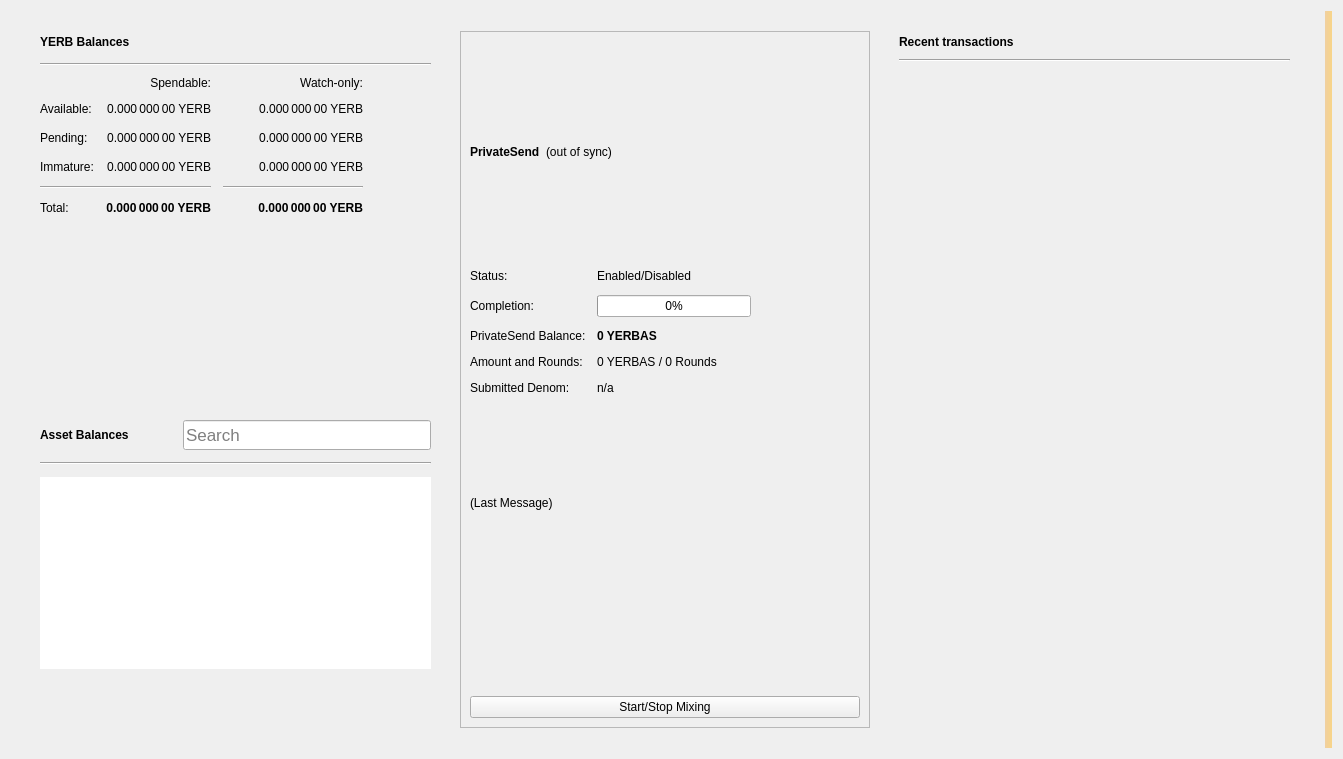
<?xml version="1.0" encoding="UTF-8"?>
<ui version="4.0">
 <class>OverviewPage</class>
 <widget class="QWidget" name="OverviewPage">
  <property name="geometry">
   <rect>
    <x>0</x>
    <y>0</y>
    <width>1343</width>
    <height>759</height>
   </rect>
  </property>
  <property name="minimumSize">
   <size>
    <width>760</width>
    <height>0</height>
   </size>
  </property>
  <property name="windowTitle">
   <string>Form</string>
  </property>
  <property name="autoFillBackground">
   <bool>false</bool>
  </property>
  <layout class="QGridLayout" name="gridLayout_3">
   <item row="0" column="1">
    <layout class="QVBoxLayout" name="verticalLayout_7">
     <property name="spacing">
      <number>0</number>
     </property>
     <property name="leftMargin">
      <number>0</number>
     </property>
     <property name="topMargin">
      <number>0</number>
     </property>
     <property name="rightMargin">
      <number>0</number>
     </property>
     <property name="bottomMargin">
      <number>0</number>
     </property>
     <item>
      <layout class="QHBoxLayout" name="horizontalLayout" stretch="0,0">
       <property name="spacing">
        <number>20</number>
       </property>
       <property name="sizeConstraint">
        <enum>QLayout::SetMinAndMaxSize</enum>
       </property>
       <property name="leftMargin">
        <number>20</number>
       </property>
       <property name="topMargin">
        <number>20</number>
       </property>
       <property name="rightMargin">
        <number>20</number>
       </property>
       <property name="bottomMargin">
        <number>20</number>
       </property>
       <item>
        <layout class="QVBoxLayout" name="verticalLayout_2">
         <property name="spacing">
          <number>0</number>
         </property>
         <property name="rightMargin">
          <number>0</number>
         </property>
         <item>
          <widget class="QFrame" name="frame">
           <property name="sizePolicy">
            <sizepolicy hsizetype="Preferred" vsizetype="Preferred">
             <horstretch>0</horstretch>
             <verstretch>0</verstretch>
            </sizepolicy>
           </property>
           <property name="minimumSize">
            <size>
             <width>350</width>
             <height>180</height>
            </size>
           </property>
           <property name="frameShape">
            <enum>QFrame::NoFrame</enum>
           </property>
           <property name="frameShadow">
            <enum>QFrame::Raised</enum>
           </property>
           <property name="lineWidth">
            <number>5</number>
           </property>
           <layout class="QVBoxLayout" name="verticalLayout_4">
            <property name="spacing">
             <number>10</number>
            </property>
            <property name="topMargin">
             <number>0</number>
            </property>
            <property name="bottomMargin">
             <number>0</number>
            </property>
            <item>
             <layout class="QHBoxLayout" name="horizontalLayout_4">
              <property name="spacing">
               <number>6</number>
              </property>
              <item>
               <widget class="QLabel" name="yerbBalancesLabel">
                <property name="font">
                 <font>
                  <weight>75</weight>
                  <bold>true</bold>
                 </font>
                </property>
                <property name="text">
                 <string>YERB Balances</string>
                </property>
               </widget>
              </item>
              <item>
               <widget class="QPushButton" name="labelWalletStatus">
                <property name="enabled">
                 <bool>true</bool>
                </property>
                <property name="maximumSize">
                 <size>
                  <width>30</width>
                  <height>16777215</height>
                 </size>
                </property>
                <property name="toolTip">
                 <string>The displayed information may be out of date. Your wallet automatically synchronizes with the Yerbas network after a connection is established, but this process has not completed yet.</string>
                </property>
                <property name="text">
                 <string/>
                </property>
                <property name="icon">
                 <iconset>
                  <normaloff>:/icons/warning</normaloff>
                  <disabledoff>:/icons/warning</disabledoff>:/icons/warning</iconset>
                </property>
                <property name="iconSize">
                 <size>
                  <width>24</width>
                  <height>24</height>
                 </size>
                </property>
                <property name="flat">
                 <bool>true</bool>
                </property>
               </widget>
              </item>
              <item>
               <spacer name="horizontalSpacer_3">
                <property name="orientation">
                 <enum>Qt::Horizontal</enum>
                </property>
                <property name="sizeHint" stdset="0">
                 <size>
                  <width>40</width>
                  <height>20</height>
                 </size>
                </property>
               </spacer>
              </item>
             </layout>
            </item>
            <item>
             <widget class="Line" name="line_2">
              <property name="orientation">
               <enum>Qt::Horizontal</enum>
              </property>
             </widget>
            </item>
            <item>
             <layout class="QGridLayout" name="gridLayout">
              <property name="bottomMargin">
               <number>5</number>
              </property>
              <property name="spacing">
               <number>12</number>
              </property>
              <item row="3" column="2">
               <widget class="QLabel" name="labelWatchImmature">
                <property name="font">
                 <font>
                  <weight>50</weight>
                  <bold>false</bold>
                 </font>
                </property>
                <property name="cursor">
                 <cursorShape>IBeamCursor</cursorShape>
                </property>
                <property name="toolTip">
                 <string>Mined balance in watch-only addresses that has not yet matured</string>
                </property>
                <property name="text">
                 <string notr="true">0.000 000 00 YERB</string>
                </property>
                <property name="alignment">
                 <set>Qt::AlignRight|Qt::AlignTrailing|Qt::AlignVCenter</set>
                </property>
                <property name="textInteractionFlags">
                 <set>Qt::LinksAccessibleByMouse|Qt::TextSelectableByKeyboard|Qt::TextSelectableByMouse</set>
                </property>
               </widget>
              </item>
              <item row="2" column="3">
               <spacer name="horizontalSpacer_2">
                <property name="orientation">
                 <enum>Qt::Horizontal</enum>
                </property>
                <property name="sizeHint" stdset="0">
                 <size>
                  <width>40</width>
                  <height>20</height>
                 </size>
                </property>
               </spacer>
              </item>
              <item row="1" column="0">
               <widget class="QLabel" name="labelBalanceText">
                <property name="text">
                 <string>Available:</string>
                </property>
               </widget>
              </item>
              <item row="1" column="2">
               <widget class="QLabel" name="labelWatchAvailable">
                <property name="font">
                 <font>
                  <weight>50</weight>
                  <bold>false</bold>
                 </font>
                </property>
                <property name="cursor">
                 <cursorShape>IBeamCursor</cursorShape>
                </property>
                <property name="toolTip">
                 <string>Your current balance in watch-only addresses</string>
                </property>
                <property name="text">
                 <string notr="true">0.000 000 00 YERB</string>
                </property>
                <property name="alignment">
                 <set>Qt::AlignRight|Qt::AlignTrailing|Qt::AlignVCenter</set>
                </property>
                <property name="textInteractionFlags">
                 <set>Qt::LinksAccessibleByMouse|Qt::TextSelectableByKeyboard|Qt::TextSelectableByMouse</set>
                </property>
               </widget>
              </item>
              <item row="2" column="1">
               <widget class="QLabel" name="labelUnconfirmed">
                <property name="font">
                 <font>
                  <weight>50</weight>
                  <bold>false</bold>
                 </font>
                </property>
                <property name="cursor">
                 <cursorShape>IBeamCursor</cursorShape>
                </property>
                <property name="toolTip">
                 <string>Total of transactions that have yet to be confirmed, and do not yet count toward the spendable balance</string>
                </property>
                <property name="text">
                 <string notr="true">0.000 000 00 YERB</string>
                </property>
                <property name="alignment">
                 <set>Qt::AlignRight|Qt::AlignTrailing|Qt::AlignVCenter</set>
                </property>
                <property name="textInteractionFlags">
                 <set>Qt::LinksAccessibleByMouse|Qt::TextSelectableByKeyboard|Qt::TextSelectableByMouse</set>
                </property>
               </widget>
              </item>
              <item row="4" column="2">
               <widget class="Line" name="lineWatchBalance">
                <property name="sizePolicy">
                 <sizepolicy hsizetype="Preferred" vsizetype="Fixed">
                  <horstretch>0</horstretch>
                  <verstretch>0</verstretch>
                 </sizepolicy>
                </property>
                <property name="minimumSize">
                 <size>
                  <width>140</width>
                  <height>0</height>
                 </size>
                </property>
                <property name="orientation">
                 <enum>Qt::Horizontal</enum>
                </property>
               </widget>
              </item>
              <item row="0" column="1">
               <widget class="QLabel" name="labelSpendable">
                <property name="text">
                 <string>Spendable:</string>
                </property>
                <property name="alignment">
                 <set>Qt::AlignRight|Qt::AlignTrailing|Qt::AlignVCenter</set>
                </property>
               </widget>
              </item>
              <item row="3" column="0">
               <widget class="QLabel" name="labelImmatureText">
                <property name="text">
                 <string>Immature:</string>
                </property>
               </widget>
              </item>
              <item row="5" column="2">
               <widget class="QLabel" name="labelWatchTotal">
                <property name="font">
                 <font>
                  <weight>75</weight>
                  <bold>true</bold>
                 </font>
                </property>
                <property name="cursor">
                 <cursorShape>IBeamCursor</cursorShape>
                </property>
                <property name="toolTip">
                 <string>Current total balance in watch-only addresses</string>
                </property>
                <property name="text">
                 <string notr="true">0.000 000 00 YERB</string>
                </property>
                <property name="alignment">
                 <set>Qt::AlignRight|Qt::AlignTrailing|Qt::AlignVCenter</set>
                </property>
                <property name="textInteractionFlags">
                 <set>Qt::LinksAccessibleByMouse|Qt::TextSelectableByKeyboard|Qt::TextSelectableByMouse</set>
                </property>
               </widget>
              </item>
              <item row="4" column="0" colspan="2">
               <widget class="Line" name="line">
                <property name="orientation">
                 <enum>Qt::Horizontal</enum>
                </property>
               </widget>
              </item>
              <item row="0" column="2">
               <widget class="QLabel" name="labelWatchonly">
                <property name="text">
                 <string>Watch-only:</string>
                </property>
                <property name="alignment">
                 <set>Qt::AlignRight|Qt::AlignTrailing|Qt::AlignVCenter</set>
                </property>
               </widget>
              </item>
              <item row="5" column="1">
               <widget class="QLabel" name="labelTotal">
                <property name="font">
                 <font>
                  <weight>75</weight>
                  <bold>true</bold>
                 </font>
                </property>
                <property name="cursor">
                 <cursorShape>IBeamCursor</cursorShape>
                </property>
                <property name="toolTip">
                 <string>Your current total balance</string>
                </property>
                <property name="text">
                 <string notr="true">0.000 000 00 YERB</string>
                </property>
                <property name="alignment">
                 <set>Qt::AlignRight|Qt::AlignTrailing|Qt::AlignVCenter</set>
                </property>
                <property name="textInteractionFlags">
                 <set>Qt::LinksAccessibleByMouse|Qt::TextSelectableByKeyboard|Qt::TextSelectableByMouse</set>
                </property>
               </widget>
              </item>
              <item row="1" column="1">
               <widget class="QLabel" name="labelBalance">
                <property name="font">
                 <font>
                  <weight>50</weight>
                  <bold>false</bold>
                 </font>
                </property>
                <property name="cursor">
                 <cursorShape>IBeamCursor</cursorShape>
                </property>
                <property name="toolTip">
                 <string>Your current spendable balance</string>
                </property>
                <property name="text">
                 <string notr="true">0.000 000 00 YERB</string>
                </property>
                <property name="alignment">
                 <set>Qt::AlignRight|Qt::AlignTrailing|Qt::AlignVCenter</set>
                </property>
                <property name="textInteractionFlags">
                 <set>Qt::LinksAccessibleByMouse|Qt::TextSelectableByKeyboard|Qt::TextSelectableByMouse</set>
                </property>
               </widget>
              </item>
              <item row="2" column="0">
               <widget class="QLabel" name="labelPendingText">
                <property name="text">
                 <string>Pending:</string>
                </property>
               </widget>
              </item>
              <item row="5" column="0">
               <widget class="QLabel" name="labelTotalText">
                <property name="text">
                 <string>Total:</string>
                </property>
               </widget>
              </item>
              <item row="3" column="1">
               <widget class="QLabel" name="labelImmature">
                <property name="font">
                 <font>
                  <weight>50</weight>
                  <bold>false</bold>
                 </font>
                </property>
                <property name="cursor">
                 <cursorShape>IBeamCursor</cursorShape>
                </property>
                <property name="toolTip">
                 <string>Mined balance that has not yet matured</string>
                </property>
                <property name="text">
                 <string notr="true">0.000 000 00 YERB</string>
                </property>
                <property name="alignment">
                 <set>Qt::AlignRight|Qt::AlignTrailing|Qt::AlignVCenter</set>
                </property>
                <property name="textInteractionFlags">
                 <set>Qt::LinksAccessibleByMouse|Qt::TextSelectableByKeyboard|Qt::TextSelectableByMouse</set>
                </property>
               </widget>
              </item>
              <item row="2" column="2">
               <widget class="QLabel" name="labelWatchPending">
                <property name="font">
                 <font>
                  <weight>50</weight>
                  <bold>false</bold>
                 </font>
                </property>
                <property name="cursor">
                 <cursorShape>IBeamCursor</cursorShape>
                </property>
                <property name="toolTip">
                 <string>Unconfirmed transactions to watch-only addresses</string>
                </property>
                <property name="text">
                 <string notr="true">0.000 000 00 YERB</string>
                </property>
                <property name="alignment">
                 <set>Qt::AlignRight|Qt::AlignTrailing|Qt::AlignVCenter</set>
                </property>
                <property name="textInteractionFlags">
                 <set>Qt::LinksAccessibleByMouse|Qt::TextSelectableByKeyboard|Qt::TextSelectableByMouse</set>
                </property>
               </widget>
              </item>
             </layout>
            </item>
           </layout>
          </widget>
         </item>
         <item>
          <widget class="QWidget" name="assetVerticalSpaceWidget2" native="true">
           <property name="autoFillBackground">
            <bool>false</bool>
           </property>
           <layout class="QVBoxLayout" name="verticalLayout_6">
            <item>
             <spacer name="verticalSpacer_4">
              <property name="orientation">
               <enum>Qt::Vertical</enum>
              </property>
              <property name="sizeType">
               <enum>QSizePolicy::MinimumExpanding</enum>
              </property>
              <property name="sizeHint" stdset="0">
               <size>
                <width>20</width>
                <height>10</height>
               </size>
              </property>
             </spacer>
            </item>
           </layout>
          </widget>
         </item>
         <item>
          <widget class="QFrame" name="assetFrame">
           <property name="minimumSize">
            <size>
             <width>350</width>
             <height>150</height>
            </size>
           </property>
           <property name="autoFillBackground">
            <bool>true</bool>
           </property>
           <property name="frameShape">
            <enum>QFrame::NoFrame</enum>
           </property>
           <property name="frameShadow">
            <enum>QFrame::Plain</enum>
           </property>
           <property name="lineWidth">
            <number>0</number>
           </property>
           <layout class="QVBoxLayout" name="verticalLayout_5">
            <property name="spacing">
             <number>12</number>
            </property>
            <item>
             <layout class="QHBoxLayout" name="assetBalanceHorizontalLayout">
              <item alignment="Qt::AlignVCenter">
               <widget class="QLabel" name="assetBalanceLabel">
                <property name="font">
                 <font>
                  <weight>75</weight>
                  <bold>true</bold>
                 </font>
                </property>
                <property name="text">
                 <string>Asset Balances</string>
                </property>
               </widget>
              </item>
              <item>
               <widget class="QPushButton" name="labelAssetStatus">
                <property name="enabled">
                 <bool>true</bool>
                </property>
                <property name="maximumSize">
                 <size>
                  <width>30</width>
                  <height>16777215</height>
                 </size>
                </property>
                <property name="toolTip">
                 <string>The displayed information may be out of date. Your wallet automatically synchronizes with the Yerbas network after a connection is established, but this process has not completed yet.</string>
                </property>
                <property name="text">
                 <string/>
                </property>
                <property name="icon">
                 <iconset>
                  <normaloff>:/icons/warning</normaloff>
                  <disabledoff>:/icons/warning</disabledoff>:/icons/warning</iconset>
                </property>
                <property name="iconSize">
                 <size>
                  <width>24</width>
                  <height>24</height>
                 </size>
                </property>
                <property name="flat">
                 <bool>true</bool>
                </property>
               </widget>
              </item>
              <item alignment="Qt::AlignBottom">
               <widget class="QLineEdit" name="assetSearch">
                <property name="sizePolicy">
                 <sizepolicy hsizetype="Expanding" vsizetype="Preferred">
                  <horstretch>0</horstretch>
                  <verstretch>0</verstretch>
                 </sizepolicy>
                </property>
                <property name="minimumSize">
                 <size>
                  <width>0</width>
                  <height>30</height>
                 </size>
                </property>
                <property name="maximumSize">
                 <size>
                  <width>16777215</width>
                  <height>30</height>
                 </size>
                </property>
                <property name="sizeIncrement">
                 <size>
                  <width>0</width>
                  <height>0</height>
                 </size>
                </property>
                <property name="baseSize">
                 <size>
                  <width>0</width>
                  <height>0</height>
                 </size>
                </property>
                <property name="font">
                 <font>
                  <pointsize>13</pointsize>
                 </font>
                </property>
                <property name="maxLength">
                 <number>32</number>
                </property>
                <property name="frame">
                 <bool>true</bool>
                </property>
                <property name="alignment">
                 <set>Qt::AlignLeading|Qt::AlignLeft|Qt::AlignVCenter</set>
                </property>
                <property name="placeholderText">
                 <string>Search</string>
                </property>
                <property name="clearButtonEnabled">
                 <bool>true</bool>
                </property>
               </widget>
              </item>
             </layout>
            </item>
            <item>
             <widget class="Line" name="assetBalanceLine">
              <property name="orientation">
               <enum>Qt::Horizontal</enum>
              </property>
             </widget>
            </item>
            <item>
             <widget class="QListView" name="listAssets">
              <property name="frameShape">
               <enum>QFrame::NoFrame</enum>
              </property>
              <property name="lineWidth">
               <number>0</number>
              </property>
              <property name="verticalScrollMode">
               <enum>QAbstractItemView::ScrollPerItem</enum>
              </property>
             </widget>
            </item>
            <item>
             <widget class="QWidget" name="assetVerticalSpaceWidget" native="true">
              <property name="autoFillBackground">
               <bool>false</bool>
              </property>
              <layout class="QVBoxLayout" name="verticalLayout">
               <item>
                <spacer name="verticalSpacer_3">
                 <property name="orientation">
                  <enum>Qt::Vertical</enum>
                 </property>
                 <property name="sizeHint" stdset="0">
                  <size>
                   <width>20</width>
                   <height>20</height>
                  </size>
                 </property>
                </spacer>
               </item>
              </layout>
             </widget>
            </item>
           </layout>
          </widget>
         </item>
        </layout>
       </item>
     <item>
        <widget class="QFrame" name="framePrivateSend">
         <property name="layoutDirection">
          <enum>Qt::LeftToRight</enum>
         </property>
         <property name="frameShape">
          <enum>QFrame::StyledPanel</enum>
         </property>
         <property name="frameShadow">
          <enum>QFrame::Raised</enum>
         </property>
         <layout class="QVBoxLayout" name="VerticalLayout_PS1">
          <item>
           <layout class="QHBoxLayout" name="horizontalLayout_5">
            <item>
             <widget class="QLabel" name="labelPrivateSendHeader">
              <property name="font">
               <font>
                <weight>75</weight>
                <bold>true</bold>
               </font>
              </property>
              <property name="text">
               <string>PrivateSend</string>
              </property>
             </widget>
            </item>
            <item>
             <widget class="QLabel" name="labelPrivateSendSyncStatus">
              <property name="toolTip">
               <string>The displayed information may be out of date. Your wallet automatically synchronizes with the Yerbas network after a connection is established, but this process has not completed yet.</string>
              </property>
              <property name="text">
               <string notr="true">(out of sync)</string>
              </property>
              <property name="alignment">
               <set>Qt::AlignLeading|Qt::AlignLeft|Qt::AlignVCenter</set>
              </property>
             </widget>
            </item>
            <item>
             <spacer name="horizontalSpacer_4">
              <property name="orientation">
               <enum>Qt::Horizontal</enum>
              </property>
              <property name="sizeHint" stdset="0">
               <size>
                <width>40</width>
                <height>20</height>
               </size>
              </property>
             </spacer>
            </item>
           </layout>
          </item>
          <item>
           <layout class="QFormLayout" name="privateSendFormLayout">
            <property name="fieldGrowthPolicy">
             <enum>QFormLayout::AllNonFixedFieldsGrow</enum>
            </property>
            <property name="horizontalSpacing">
             <number>11</number>
            </property>
            <property name="verticalSpacing">
             <number>12</number>
            </property>
            <item row="0" column="0">
             <widget class="QLabel" name="labelPrivateSendEnabledText">
              <property name="text">
               <string>Status:</string>
              </property>
             </widget>
            </item>
            <item row="0" column="1">
             <widget class="QLabel" name="labelPrivateSendEnabled">
              <property name="text">
               <string>Enabled/Disabled</string>
              </property>
             </widget>
            </item>
            <item row="1" column="0">
             <widget class="QLabel" name="labelCompletitionText">
              <property name="text">
               <string>Completion:</string>
              </property>
             </widget>
            </item>
            <item row="1" column="1">
             <widget class="QProgressBar" name="privateSendProgress">
              <property name="maximumSize">
               <size>
                <width>154</width>
                <height>16777215</height>
               </size>
              </property>
              <property name="value">
               <number>0</number>
              </property>
             </widget>
            </item>
            <item row="2" column="0">
             <widget class="QLabel" name="labelAnonymizedText">
              <property name="text">
               <string>PrivateSend Balance:</string>
              </property>
             </widget>
            </item>
            <item row="2" column="1">
             <widget class="QLabel" name="labelAnonymized">
              <property name="font">
               <font>
                <weight>75</weight>
                <bold>true</bold>
               </font>
              </property>
              <property name="text">
               <string notr="true">0 YERBAS</string>
              </property>
             </widget>
            </item>
            <item row="3" column="0">
             <widget class="QLabel" name="labelAmountAndRoundsText">
              <property name="text">
               <string>Amount and Rounds:</string>
              </property>
             </widget>
            </item>
            <item row="3" column="1">
             <widget class="QLabel" name="labelAmountRounds">
              <property name="text">
               <string>0 YERBAS / 0 Rounds</string>
              </property>
             </widget>
            </item>
            <item row="4" column="0">
             <widget class="QLabel" name="labelSubmittedDenomText">
              <property name="text">
               <string>Submitted Denom:</string>
              </property>
             </widget>
            </item>
            <item row="4" column="1">
             <widget class="QLabel" name="labelSubmittedDenom">
              <property name="toolTip">
               <string>The denominations you submitted to the Smartnode.&lt;br&gt;To mix, other users must submit the exact same denominations.</string>
              </property>
              <property name="text">
               <string>n/a</string>
              </property>
             </widget>
            </item>
           </layout>
          </item>
          <item>
           <layout class="QVBoxLayout" name="VerticalLayout_PS">
            <item>
             <widget class="QLabel" name="labelPrivateSendLastMessage">
              <property name="text">
               <string>(Last Message)</string>
              </property>
              <property name="alignment">
               <set>Qt::AlignLeading|Qt::AlignLeft|Qt::AlignTop</set>
              </property>
              <property name="wordWrap">
               <bool>true</bool>
              </property>
             </widget>
            </item>
            <item>
             <widget class="QPushButton" name="togglePrivateSend">
              <property name="sizePolicy">
               <sizepolicy hsizetype="MinimumExpanding" vsizetype="Fixed">
                <horstretch>0</horstretch>
                <verstretch>0</verstretch>
               </sizepolicy>
              </property>
              <property name="text">
               <string>Start/Stop Mixing</string>
              </property>
             </widget>
            </item>
           </layout>
          </item>
         </layout>
        </widget>
       </item>
       <item>
        <layout class="QVBoxLayout" name="verticalLayout_3">
         <property name="spacing">
          <number>20</number>
         </property>
         <property name="leftMargin">
          <number>0</number>
         </property>
         <item>
          <widget class="QFrame" name="frame_2">
           <property name="sizePolicy">
            <sizepolicy hsizetype="Preferred" vsizetype="Preferred">
             <horstretch>0</horstretch>
             <verstretch>0</verstretch>
            </sizepolicy>
           </property>
           <property name="minimumSize">
            <size>
             <width>350</width>
             <height>0</height>
            </size>
           </property>
           <property name="sizeIncrement">
            <size>
             <width>0</width>
             <height>300</height>
            </size>
           </property>
           <property name="frameShape">
            <enum>QFrame::NoFrame</enum>
           </property>
           <property name="frameShadow">
            <enum>QFrame::Plain</enum>
           </property>
           <property name="lineWidth">
            <number>0</number>
           </property>
           <layout class="QGridLayout" name="gridLayout_2">
            <property name="topMargin">
             <number>0</number>
            </property>
            <property name="horizontalSpacing">
             <number>12</number>
            </property>
            <item row="0" column="0">
             <layout class="QHBoxLayout" name="horizontalLayout_2">
              <property name="spacing">
               <number>6</number>
              </property>
              <item>
               <widget class="QLabel" name="recentTransactionsLabel">
                <property name="font">
                 <font>
                  <weight>75</weight>
                  <bold>true</bold>
                 </font>
                </property>
                <property name="text">
                 <string>Recent transactions</string>
                </property>
               </widget>
              </item>
              <item>
               <widget class="QPushButton" name="labelTransactionsStatus">
                <property name="enabled">
                 <bool>true</bool>
                </property>
                <property name="maximumSize">
                 <size>
                  <width>30</width>
                  <height>16777215</height>
                 </size>
                </property>
                <property name="toolTip">
                 <string>The displayed information may be out of date. Your wallet automatically synchronizes with the Yerbas network after a connection is established, but this process has not completed yet.</string>
                </property>
                <property name="text">
                 <string/>
                </property>
                <property name="icon">
                 <iconset>
                  <normaloff>:/icons/warning</normaloff>
                  <disabledoff>:/icons/warning</disabledoff>:/icons/warning</iconset>
                </property>
                <property name="iconSize">
                 <size>
                  <width>24</width>
                  <height>24</height>
                 </size>
                </property>
                <property name="flat">
                 <bool>true</bool>
                </property>
               </widget>
              </item>
              <item>
               <spacer name="horizontalSpacer">
                <property name="orientation">
                 <enum>Qt::Horizontal</enum>
                </property>
                <property name="sizeHint" stdset="0">
                 <size>
                  <width>40</width>
                  <height>20</height>
                 </size>
                </property>
               </spacer>
              </item>
             </layout>
            </item>
            <item row="2" column="0">
             <widget class="QListView" name="listTransactions">
              <property name="styleSheet">
               <string notr="true">QListView { background: transparent; }</string>
              </property>
              <property name="frameShape">
               <enum>QFrame::NoFrame</enum>
              </property>
              <property name="verticalScrollBarPolicy">
               <enum>Qt::ScrollBarAlwaysOff</enum>
              </property>
              <property name="horizontalScrollBarPolicy">
               <enum>Qt::ScrollBarAlwaysOff</enum>
              </property>
              <property name="selectionMode">
               <enum>QAbstractItemView::NoSelection</enum>
              </property>
             </widget>
            </item>
            <item row="1" column="0">
             <widget class="Line" name="line_3">
              <property name="orientation">
               <enum>Qt::Horizontal</enum>
              </property>
             </widget>
            </item>
           </layout>
          </widget>
         </item>
        </layout>
       </item>
      </layout>
     </item>
    </layout>
   </item>
   <item row="0" column="3">
    <widget class="QLabel" name="labelAlerts">
     <property name="visible">
      <bool>true</bool>
     </property>
     <property name="styleSheet">
      <string notr="true">QLabel { background-color: qlineargradient(x1: 0, y1: 0, x2: 1, y2: 0, stop:0 #F0D0A0, stop:1 #F8D488); color:#000000; }</string>
     </property>
     <property name="wordWrap">
      <bool>true</bool>
     </property>
     <property name="margin">
      <number>3</number>
     </property>
     <property name="textInteractionFlags">
      <set>Qt::TextSelectableByMouse</set>
     </property>
    </widget>
   </item>
  </layout>
 </widget>
 <resources/>
 <connections/>
</ui>
